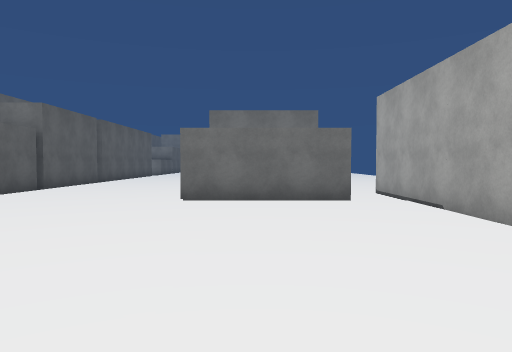
[1] (above)

24 first-person views from a walk through a scene from a Unity 3-D project. The camera is 1.5 m above the floor, tilts 2° down and sees 70° across. The floor is counted in squares, 2 m on a side. Each view is taken from the middle of a square. On the plan, view 1 faces up. The plan holds only what a view shows up to about 11 squares ahead; the rest is blank. The place goes on beyond the plan. The player is left out. Surface patterns are stand-ins for the level's own textures.

[2]
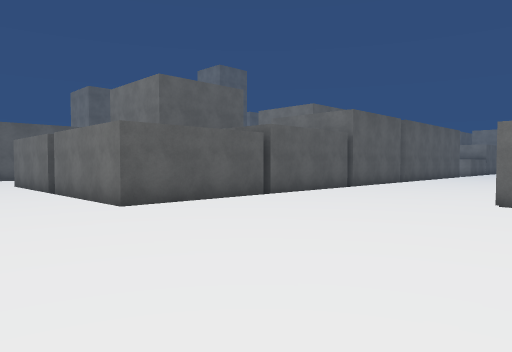

[3]
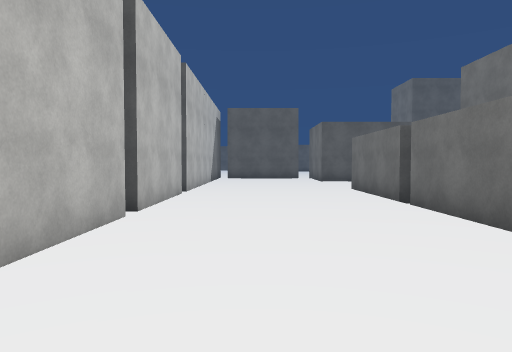

[4]
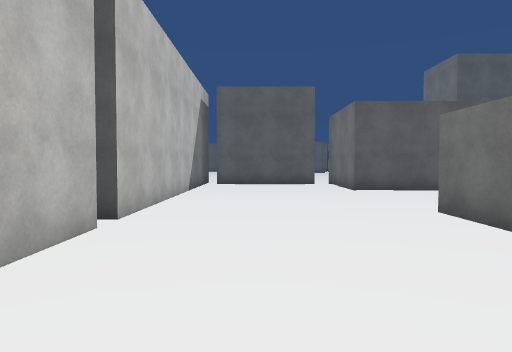

[5]
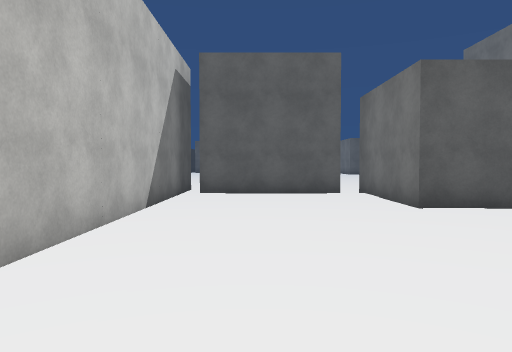

[6]
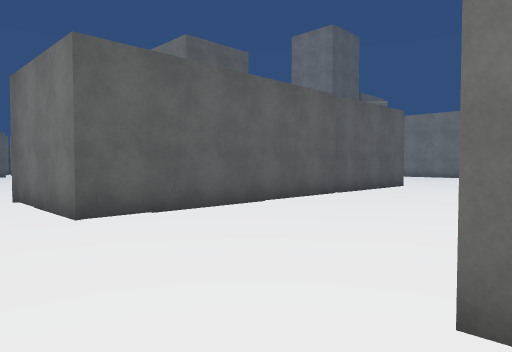

[7]
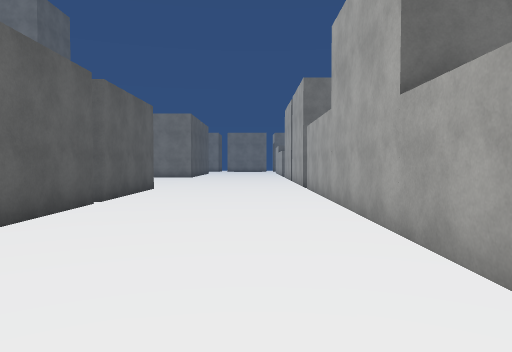

[8]
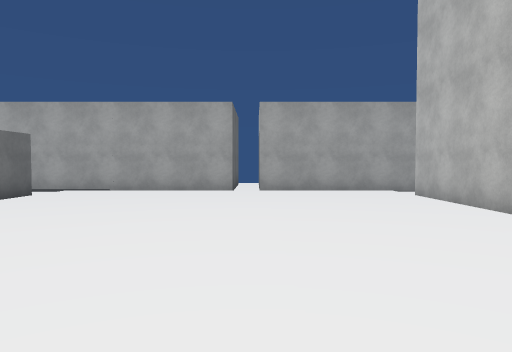

[9]
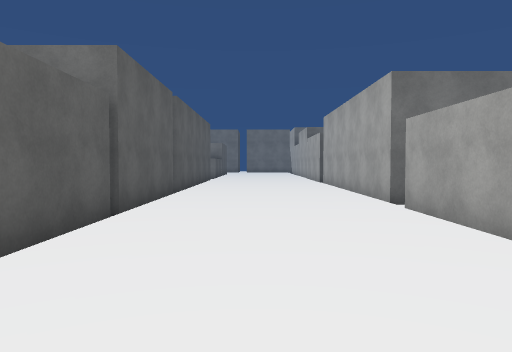

[10]
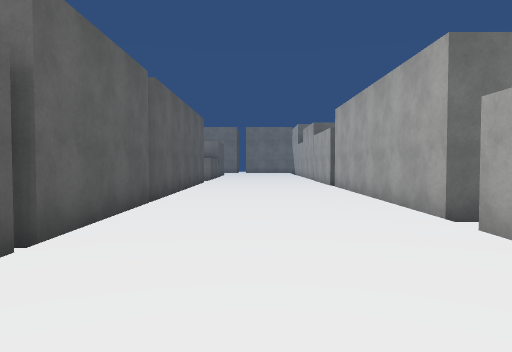

[11]
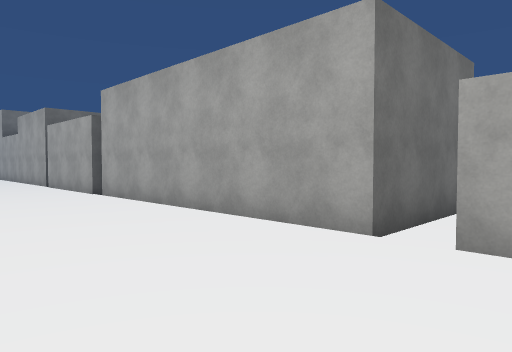

[12]
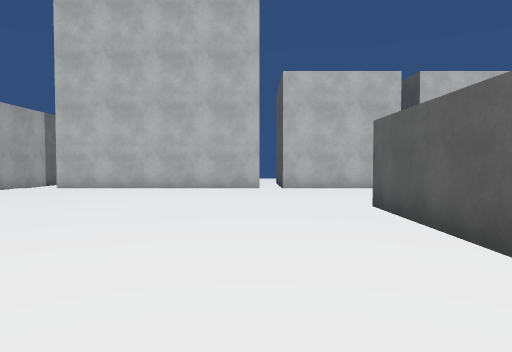

[13]
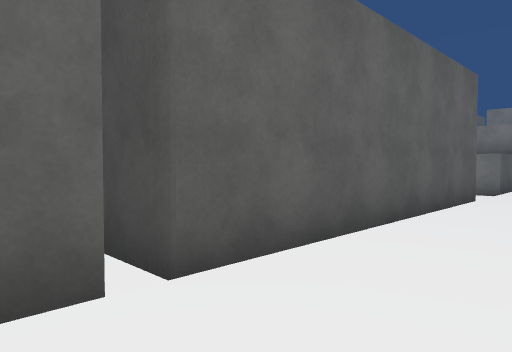

[14]
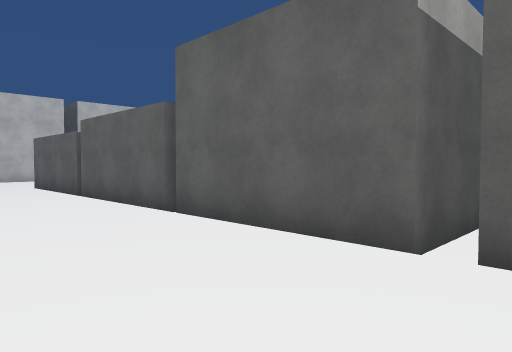

[15]
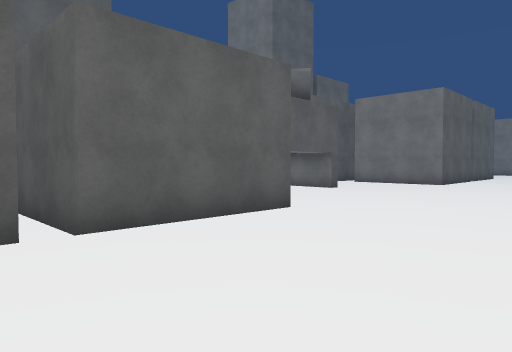

[16]
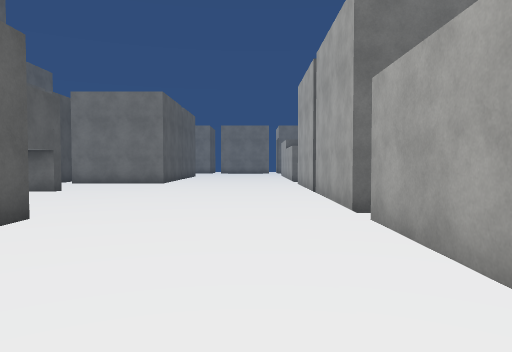

[17]
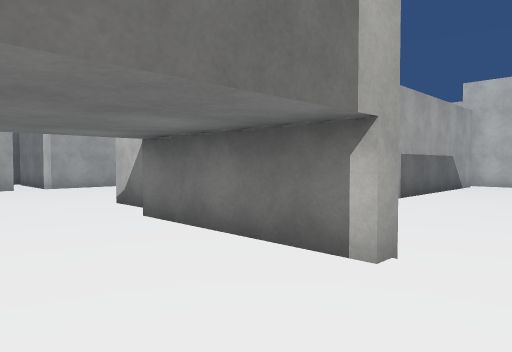

[18]
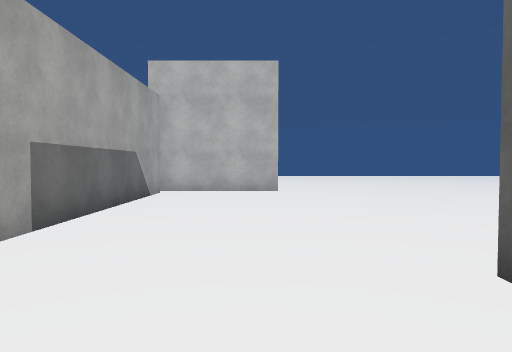

[19]
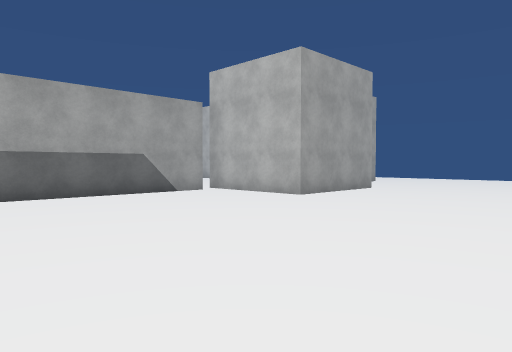

[20]
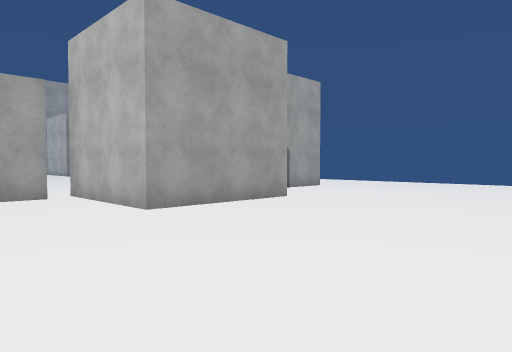

[21]
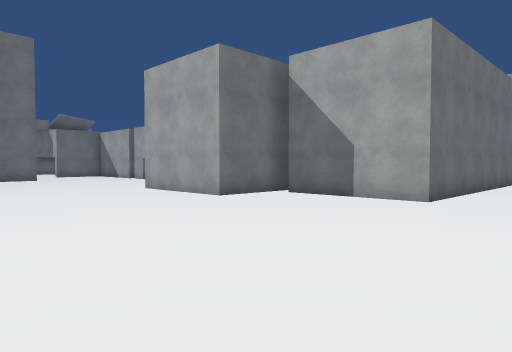

[22]
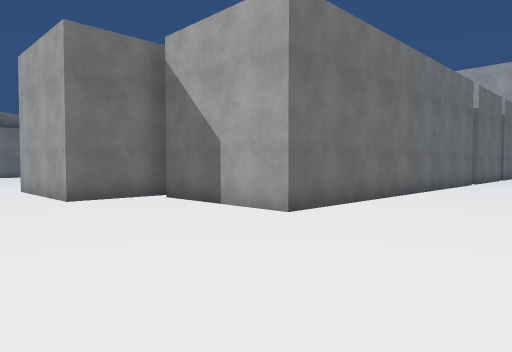

[23]
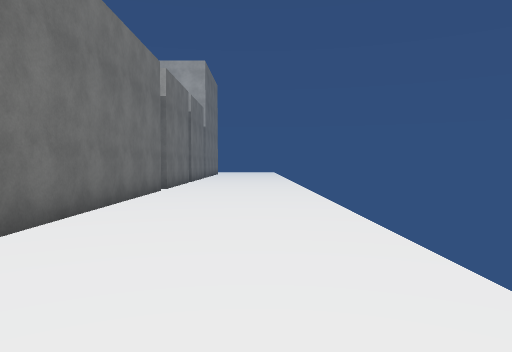

[24]
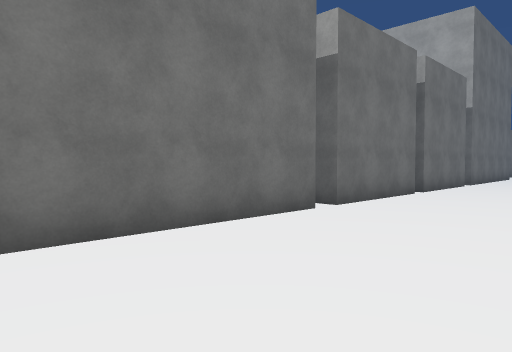

### Floor plan
Points are (right, up) in squares from view 1. A wall is a line through its corners. A room is listed if a view was taken in it or the views show most of it. See-through windows are left out.
Room 1 (views 1, 2, 3, 4, 5, 6, 7, 8, 9, 10, 11, 12, 13, 14, 15, 16, 17, 18, 19, 20, 21, 22, 23, 24)
walls: (-13.5, 4.1) (-13.5, 12.9) (-12.6, 12.9); (-9.9, 2.7) (-13.5, 2.7); (-12.4, -1.9) (-8.8, -1.9); (-18, 8.9) (-18, 2.7) (-21.6, 2.7) (-21.6, 8.6); (-8.4, -1.9) (-4.8, -1.9); (-13, -5.4) (-22.7, -5.4) (-22.7, -1.9) (-13, -1.9); (-6, 6.4) (-6, 2.7) (-9.5, 2.7); (-22, -1.4) (-24.6, -1.4) (-24.6, 2.1) (-21.1, 2.1) (-21.1, -1.5); (-8.8, -5.4) (-12.3, -5.4); (-13.5, 13.6) (-13.5, 17.1); (-6, 10) (-6, 6.5); (-4.1, -1.9) (2, -1.9); (-19.1, 12.9) (-18, 12.9) (-18, 9.4) (-20.8, 9.4); (-6, -5.4) (-8.4, -5.4); (-8, 13.8) (-6, 13.8) (-6, 10.2); (-1.5, 8.4) (-1.5, 11); (-13.5, 17.6) (-13.5, 19); (-1.5, 11.8) (-1.5, 18.6); (2, 7.5) (-1.6, 7.5); (3.1, 2.6) (3.1, 9.5); (3.1, -2.5) (3.1, 2); (-6, 19.5) (-6, 14.3) (-7.1, 14.3); (-1.5, 19) (-1.5, 19.5)
objects: other object (-23, 13) to (-22, 13); other object (-21, 18)

Where each view was taken, in squares from view 1:
view 1: 0 up, 0 right, facing up
view 2: 0 up, 0 right, facing up-left
view 3: 0 up, 3 left, facing left
view 4: 0 up, 8 left, facing left
view 5: 0 up, 12 left, facing left
view 6: 1 up, 13 left, facing up-left
view 7: 2 up, 15 left, facing up
view 8: 2 up, 7 left, facing right
view 9: 5 up, 4 left, facing up
view 10: 7 up, 4 left, facing up
view 11: 10 up, 5 left, facing up-right
view 12: 9 up, 4 left, facing down
view 13: 13 up, 4 left, facing up-left
view 14: 15 up, 3 left, facing down-left
view 15: 8 up, 14 left, facing up-left
view 16: 8 up, 15 left, facing up
view 17: 16 up, 25 left, facing down-right
view 18: 12 up, 24 left, facing down
view 19: 9 up, 30 left, facing down-right
view 20: 5 up, 30 left, facing down-right
view 21: 8 down, 30 left, facing up-right
view 22: 9 down, 27 left, facing up-right
view 23: 8 down, 23 left, facing right
view 24: 9 down, 18 left, facing up-right
